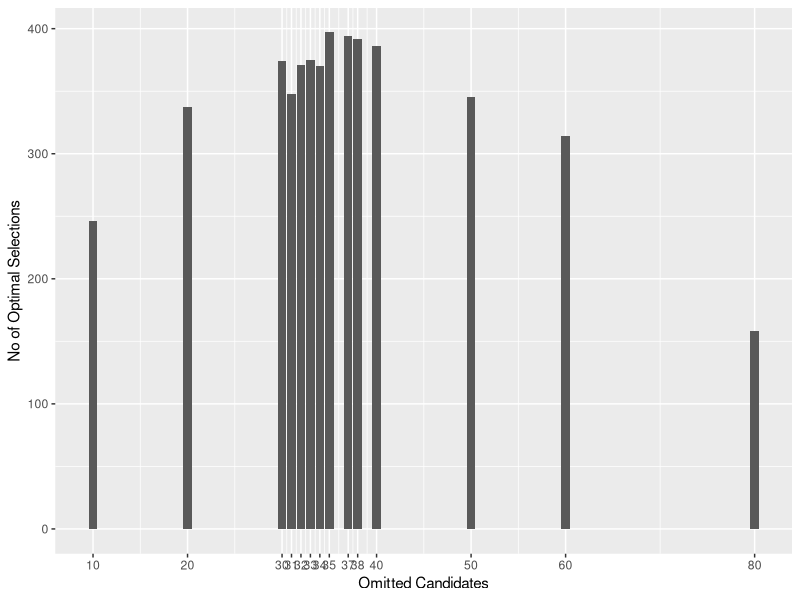
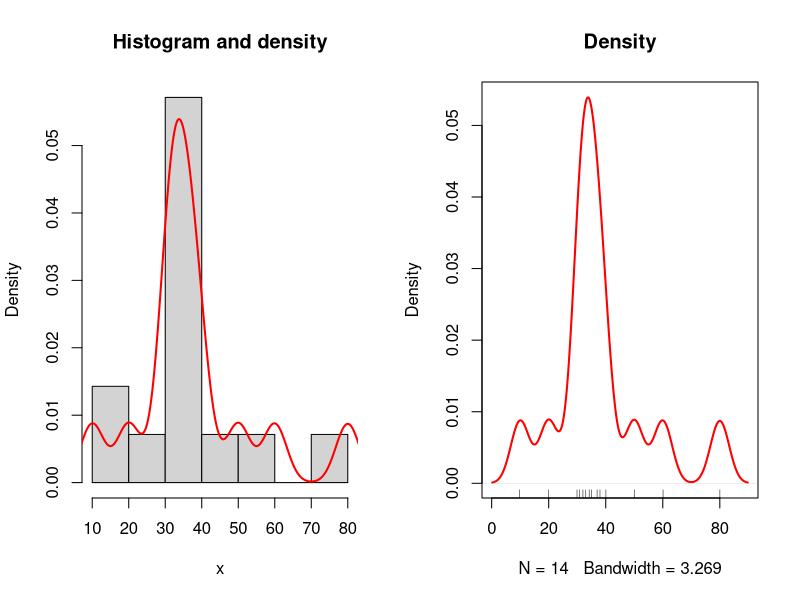

Write R code to recreate these figures, in order.
library(ggplot2)
library("tidyr")


set.seed(999)
q <- runif(100)
(best_candidate_quality <- max(q))
which(q==best_candidate_quality)


best_candidate <- function(r,q){
  #r : stopping point
  #q : vector giving quality of candidates

  #Step 1: Find the best candidate  up to the stopping point
  best_1 <- max(q[1:r])

  # Step 2: Find the 2nd  candidate after the stopping point  than the best candidate before the stopping point
  best_2 <- which((q[(r+1):length(q)]>=best_1) == TRUE)
  
  selected_candidate <- ifelse(length(best_2)==0,length(q),r+best_2) # if the best2 lengthe value is 0 , then assign the length of the value , else the stoppingpoint + value 
  selected_candidate_value <- q[selected_candidate]

  return(c(selected_candidate,selected_candidate_value))
  
}

experiment <- function(r,N){
  #N: No of experiments to run
  #r: stopping point to be tested
  
  #C : counter to keep track of number of times optimal candidate was selected
  C <- 0
  
  for (i in seq_len(N)){
    q_new <- sample(q)
   # print(q_new)
    if (best_candidate(r,q_new)[2]==best_candidate_quality) # if the best candidate is the highest among the sample, add it to a new value
      
      {
         C <-  C + 1
       }   
    
  }
  
  return(C)
}


stop_points <- c(10,20,30,31,32,33,34,35,37,38,40,50,60,80) 
print(stop_points)

  (results <- sapply(stop_points,experiment,1000)) # among 1000 iterations the best selections on certain stopping points
   df <- data.frame(x=stop_points,y=results)

   ggplot(df,aes(x=x,y=y))+ geom_bar(stat='identity')+labs(x='Omitted Candidates',y='No of Optimal Selections')+
    scale_x_continuous(breaks=stop_points,labels=stop_points)
   
   

#density function
   
   x <- df$x
   par(mfrow = c(1, 2))
   # Create a histogram
   hist(x, freq = FALSE, main = "Histogram and density")
   # Calculate density
   dx <- density(x)
   # Add density
   lines(dx, lwd = 2, col = "red")
   # Plot the density without histogram
   plot(dx, lwd = 2, col = "red",
        main = "Density")
   # Add the data-poins with noise in the X-axis
   rug(jitter(x))
 